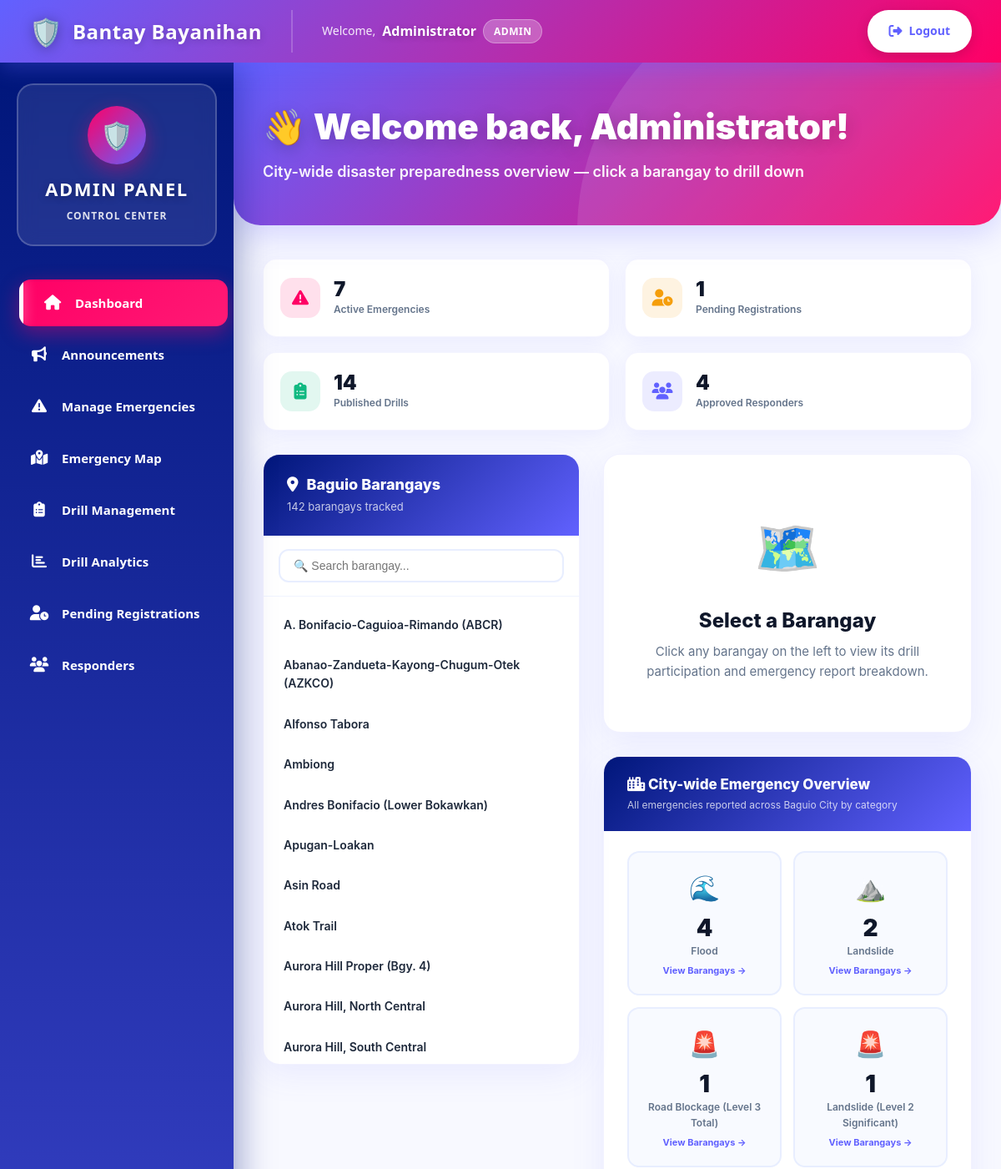
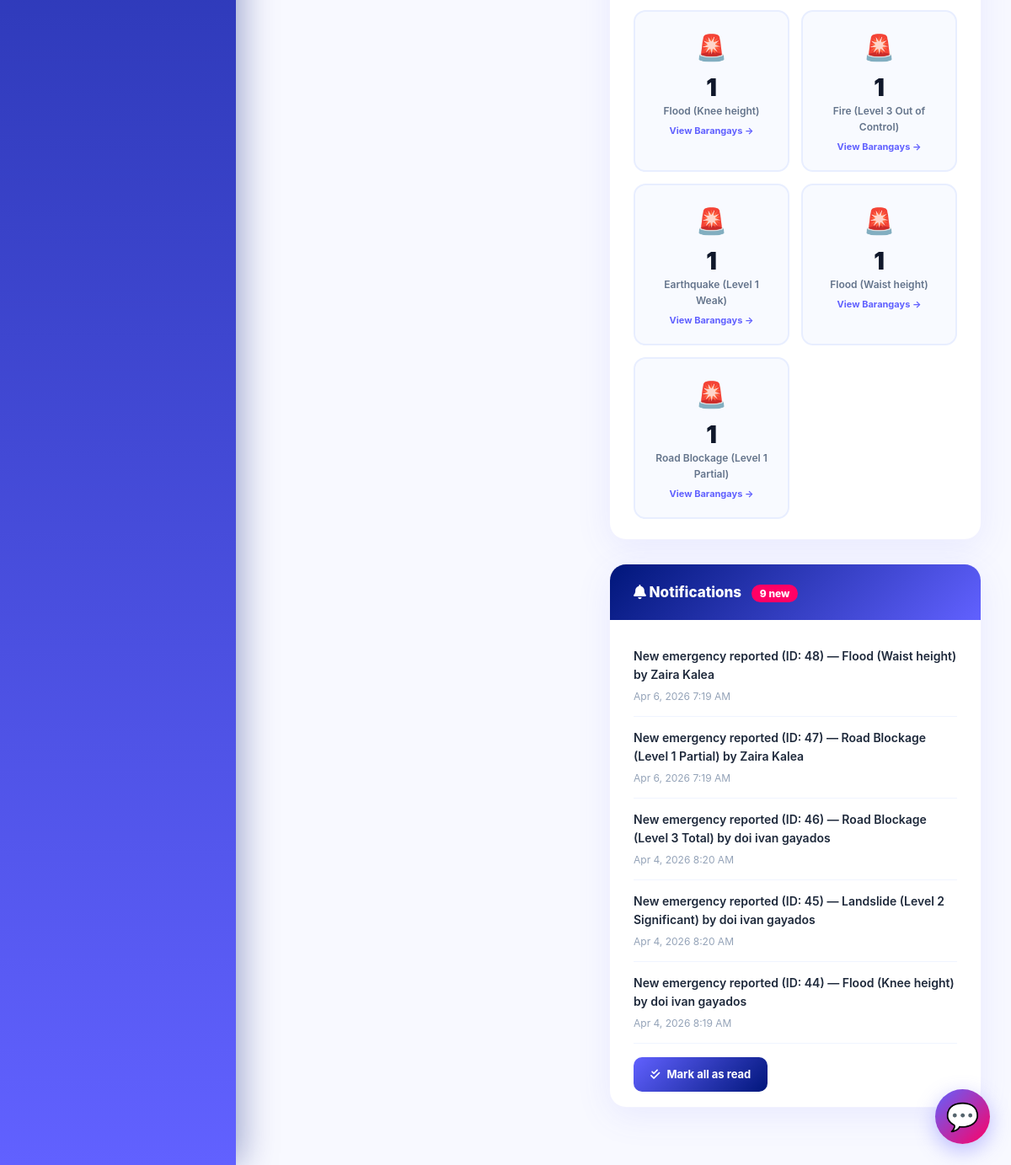
Page /admin/dashboard.php (signed in) on the committed database (2 pictures, top to bottom).
### tables this page shows
CREATE TABLE `barangay_stats` (
  `id` int(11) NOT NULL,
  `barangay` varchar(255) NOT NULL,
  `total_users` int(11) DEFAULT 0,
  `active_users` int(11) DEFAULT 0,
  `total_points` int(11) DEFAULT 0,
  `avg_quiz_score` decimal(5,2) DEFAULT 0.00,
  `drill_participation_rate` decimal(5,2) DEFAULT 0.00,
  `preparedness_score` decimal(5,2) DEFAULT 0.00,
  `rank_position` int(11) DEFAULT NULL,
  `last_updated` timestamp NOT NULL DEFAULT current_timestamp() ON UPDATE current_timestamp()
);

CREATE TABLE `notifications` (
  `id` int(11) NOT NULL,
  `user_id` int(11) NOT NULL,
  `message` text NOT NULL,
  `url` varchar(255) DEFAULT NULL,
  `is_read` tinyint(1) NOT NULL DEFAULT 0,
  `created_at` timestamp NOT NULL DEFAULT current_timestamp()
);

### admin/dashboard.php (the view, shortened to what this page needs)
<?php
require '../db_connect.php';
include '../includes/header.php';
$activeEmergencies = $pdo->query("SELECT COUNT(*) FROM emergencies WHERE status IN ('pending','responding')")->fetchColumn();
$approvedResponders = $pdo->query("SELECT COUNT(*) FROM users WHERE role='responder' AND is_approved=1")->fetchColumn();
$pendingRegs = $pdo->query("SELECT COUNT(*) FROM users WHERE is_approved=0")->fetchColumn();
$totalDrills = $pdo->query("SELECT COUNT(*) FROM drills WHERE status='published'")->fetchColumn();
$barangayQuery = $pdo->query("
    SELECT
        bs.barangay,
        bs.id,
        -- Drill participants from this barangay across all drills
        (SELECT COUNT(*) FROM drill_participants dp WHERE dp.barangay = bs.barangay) AS total_drill_participants,
        -- Count of distinct drills this barangay has participated in
        (SELECT COUNT(DISTINCT dp2.drill_id) FROM drill_participants dp2 WHERE dp2.barangay = bs.barangay) AS drills_joined,
        -- Emergency counts by extracting barangay from address field (approximate)
        bs.drill_participation_rate,
        bs.preparedness_score,
        bs.rank_position
    FROM barangay_stats bs
    ORDER BY bs.barangay ASC
");
$barangays = $barangayQuery->fetchAll();
$emergencyTypes = $pdo->query("
    SELECT type, COUNT(*) as count
    FROM emergencies
    GROUP BY type
    ORDER BY count DESC
")->fetchAll();
$notifStmt = $pdo->prepare('SELECT * FROM notifications WHERE user_id = ? ORDER BY created_at DESC LIMIT 5');
$notifStmt->execute([$_SESSION['user_id']]);
$notes = $notifStmt->fetchAll();
$unreadStmt = $pdo->prepare('SELECT COUNT(*) FROM notifications WHERE user_id = ? AND is_read = 0');
$unreadStmt->execute([$_SESSION['user_id']]);
$unread = $unreadStmt->fetchColumn();
$selectedBarangay = $_GET['barangay'] ?? null;
function emergencyIcon($type) {
    $map = [
        'Landslide' => '⛰️',
        'Fire'      => '🔥',
        'Flood'     => '🌊',
        'Earthquake'=> '🏚️',
        'Medical'   => '🚑',
        'Other'     => '⚠️',
    ];
    return $map[$type] ?? '🚨';
}
?>
<!DOCTYPE html>
<html lang="en">
<head>
    <link rel="stylesheet" href="https://cdnjs.cloudflare.com/ajax/libs/font-awesome/6.5.0/css/all.min.css">
    <link rel="stylesheet" href="../assets/css/design-system.css">
</head>
<body>
<?php include 'sidebar.php'; ?>
<div class="main-content">
    <div class="page-header">
        <div class="page-header-content">
            <h1>👋 Welcome back, <?= htmlspecialchars($_SESSION['name']) ?>!</h1>
            <p>City-wide disaster preparedness overview — click a barangay to drill down</p>
        </div>
    </div>
    <div class="stats-row">
        <a href="manage-emergencies.php" class="stat-mini" style="text-decoration:none; color:inherit;">
            <div class="icon red"><i class="fas fa-exclamation-triangle"></i></div>
            <div class="info">
                <h3><?= $activeEmergencies ?></h3>
                <p>Active Emergencies</p>
            </div>
        </a>
        <a href="pending-registrations.php" class="stat-mini" style="text-decoration:none; color:inherit;">
            <div class="icon orange"><i class="fas fa-user-clock"></i></div>
            <div class="info">
                <h3><?= $pendingRegs ?></h3>
                <p>Pending Registrations</p>
            </div>
        </a>
        <a href="drill-management.php" class="stat-mini" style="text-decoration:none; color:inherit;">
            <div class="icon green"><i class="fas fa-clipboard-list"></i></div>
            <div class="info">
                <h3><?= $totalDrills ?></h3>
                <p>Published Drills</p>
            </div>
        </a>
        <a href="responder.php" class="stat-mini" style="text-decoration:none; color:inherit;">
            <div class="icon blue"><i class="fas fa-users"></i></div>
            <div class="info">
                <h3><?= $approvedResponders ?></h3>
                <p>Approved Responders</p>
            </div>
        </a>
    </div>
    <div class="dashboard-body">
        <div class="brgy-panel">
            <div class="brgy-panel-header">
                <h2><i class="fas fa-map-marker-alt"></i> Baguio Barangays</h2>
                <p><?= count($barangays) ?> barangays tracked</p>
            </div>
            <div class="brgy-search">
                <input type="text" id="brgySearch" placeholder="🔍 Search barangay..." oninput="filterBarangays(this.value)">
            </div>
            <ul class="brgy-list" id="brgyList">
                <?php foreach($barangays as $b):
                    $isActive = ($selectedBarangay === $b['barangay']);
                ?>
                <li class="brgy-item">
                    <a href="?barangay=<?= urlencode($b['barangay']) ?>"
                       class="<?= $isActive ? 'active' : '' ?>"
                       title="<?= htmlspecialchars($b['barangay']) ?>">
                        <span><?= htmlspecialchars($b['barangay']) ?></span>
                    </a>
                </li>
                <?php endforeach; ?>
            </ul>
        </div>
        <div class="content-col">
            <?php if($selectedBarangay): ?>
            <div class="detail-panel">
                <div class="detail-header">
                    <div>
                        <h2>📍 <?= htmlspecialchars($selectedBarangay) ?></h2>
                        <p>Drill participation & emergency reports breakdown</p>
                    </div>
                    <div class="header-stat">
                        <div class="num"><?= $brgyTotalParticipants ?></div>
                        <div class="lbl">Total Drill<br>Participants</div>
                    </div>
                </div>
                <div class="detail-body">
                    <div class="section-card" style="grid-column: 1 / -1;">
                        <h4><i class="fas fa-clipboard-list"></i> Drill Participation History</h4>
                        <?php if(count($brgyDrills) > 0): ?>
                        <table class="drill-table">
                            <thead>
                                <tr>
                                    <th>Drill Name</th>
                                    <th>Date</th>
                                    <th>Location</th>
                                    <th>Participants from Barangay</th>
                                </tr>
                            </thead>
                            <tbody>
                                <?php foreach($brgyDrills as $drill): ?>
                                <tr>
                                    <td><strong><?= htmlspecialchars($drill['title']) ?></strong></td>
                                    <td><?= $drill['drill_date'] ? date('M j, Y', strtotime($drill['drill_date'])) : '<span style="color:#94a3b8">TBD</span>' ?></td>
                                    <td><?= htmlspecialchars($drill['drill_place'] ?: '—') ?></td>
                                    <td>
                                        <span class="participant-pill">
                                            <i class="fas fa-user"></i>
                                            <?= $drill['participant_count'] ?>
                                        </span>
                                    </td>
                                </tr>
                                <?php endforeach; ?>
                            </tbody>
                        </table>
                        <?php else: ?>
                        <div class="empty-box">
                            <i class="fas fa-clipboard-check"></i>
                            <p>No drill participation data for this barangay yet.</p>
                        </div>
                        <?php endif; ?>
                    </div>
                    <div class="section-card" style="grid-column: 1 / -1;">
                        <h4><i class="fas fa-exclamation-triangle"></i> Emergencies Reported by Category</h4>
                        <?php if(count($brgyEmergencies) > 0):
                            $maxCount = max(array_column($brgyEmergencies, 'cnt'));
                        ?>
                        <ul class="em-list">
                            <?php foreach($brgyEmergencies as $em): ?>
                            <li>
                                <div class="em-type">
                                    <div class="em-icon"><?= emergencyIcon($em['type']) ?></div>
                                    <?= htmlspecialchars($em['type']) ?>
                                </div>
                                <div class="em-bar-wrap">
                                    <div class="em-bar" style="width: <?= $maxCount > 0 ? round(($em['cnt'] / $maxCount) * 100) : 0 ?>%"></div>
                                </div>
                                <span class="em-count"><?= $em['cnt'] ?></span>
                            </li>
                            <?php endforeach; ?>
                        </ul>
                        <?php else: ?>
                        <div class="empty-box">
                            <i class="fas fa-check-circle"></i>
                            <p>No emergencies recorded for this barangay.</p>
                        </div>
                        <?php endif; ?>
                    </div>
                </div>
            </div>
            <?php else: ?>
            <div class="welcome-state">
                <div class="big-icon">🗺️</div>
                <h2>Select a Barangay</h2>
                <p>Click any barangay on the left to view its drill participation and emergency report breakdown.</p>
            </div>
            <?php endif; ?>
            <div class="citywide-card">
                <div class="citywide-header">
                    <div>
                        <h3><i class="fas fa-city"></i> City-wide Emergency Overview</h3>
                        <p>All emergencies reported across Baguio City by category</p>
                    </div>
                </div>
                <div class="citywide-body">
                    <?php if(count($emergencyTypes) > 0): ?>
                    <div class="em-type-grid">
                        <?php foreach($emergencyTypes as $et): ?>
                        <div class="em-type-card" onclick="showBarangayModal('<?= htmlspecialchars($et['type'], ENT_QUOTES) ?>')" style="cursor:pointer;" title="Click to see barangay breakdown">
                            <div class="tc-icon"><?= emergencyIcon($et['type']) ?></div>
                            <div class="tc-count"><?= $et['count'] ?></div>
                            <div class="tc-label"><?= htmlspecialchars($et['type']) ?></div>
                            <div style="font-size:11px;color:#6161ff;margin-top:6px;font-weight:700;">View Barangays →</div>
                        </div>
                        <?php endforeach; ?>
                    </div>
                    <?php endif; ?>
                </div>
            </div>
            <div class="citywide-card">
                <div class="citywide-header">
                    <div>
                        <h3>
                            <i class="fas fa-bell"></i> Notifications
                            <?php if($unread > 0): ?>
                                <span style="background:#ff0065;color:#fff;padding:3px 10px;border-radius:20px;font-size:12px;margin-left:8px;"><?= $unread ?> new</span>
                            <?php endif; ?>
                        </h3>
                    </div>
                </div>
                <div class="citywide-body" style="padding: 18px 28px;">
                    <?php if(count($notes) === 0): ?>
                    <div class="empty-box"><i class="fas fa-inbox"></i><p>No notifications.</p></div>
                    <?php else: ?>
                    <ul style="list-style:none;padding:0;margin:0;">
                        <?php foreach($notes as $n): ?>
                        <li style="padding:14px 0;border-bottom:1px solid #f0f4ff;">
                            <a href="<?= htmlspecialchars($n['url'] ?? '#') ?>" style="color:#1e293b;text-decoration:none;font-weight:600;font-size:14px;">
                                <?= htmlspecialchars($n['message']) ?>
                            </a>
                            <div style="font-size:12px;color:#94a3b8;margin-top:4px;">
                                <?= date('M j, Y g:i A', strtotime($n['created_at'])) ?>
                            </div>
                        </li>
                        <?php endforeach; ?>
                    </ul>
                    <a href="mark_notifications_read.php" style="display:inline-flex;align-items:center;gap:8px;margin-top:16px;padding:10px 20px;background:linear-gradient(135deg,#6161ff,#00167a);color:#fff;text-decoration:none;border-radius:10px;font-weight:700;font-size:13px;">
                        <i class="fas fa-check-double"></i> Mark all as read
                    </a>
                    <?php endif; ?>
                </div>
            </div>
        </div>
    </div>
</div>
</body>
</html>

### assets/css/design-system.css (style rules this page uses)
:root { --pink: #ff0065; --purple: #6161ff; --navy: #00167a; --gradient-primary: linear-gradient(135deg, #6161ff, #ff0065); --gradient-secondary: linear-gradient(135deg, #00167a, #6161ff); --gradient-accent: linear-gradient(135deg, #ff0065, #ff1a75); --white: #ffffff; --gray-50: #f8f9ff; --gray-100: #f0f4ff; --gray-200: #e2e8f0; --gray-300: #cbd5e1; --gray-400: #94a3b8; --gray-500: #64748b; --gray-600: #475569; --gray-700: #334155; --gray-800: #1e293b; --gray-900: #0f172a; --success: #10b981; --warning: #f59e0b; --error: #ef4444; --info: #3b82f6; --shadow-sm: 0 2px 8px rgba(97, 97, 255, 0.08); --shadow-md: 0 8px 25px rgba(97, 97, 255, 0.12); --shadow-lg: 0 15px 50px rgba(0, 22, 122, 0.15); --shadow-xl: 0 25px 80px rgba(0, 22, 122, 0.25); --radius-sm: 8px; --radius-md: 12px; --radius-lg: 16px; --radius-xl: 20px; --radius-2xl: 24px; --radius-full: 50px; --space-xs: 8px; --space-sm: 12px; --space-md: 16px; --space-lg: 24px; --space-xl: 32px; --space-2xl: 48px; }
* { margin: 0; padding: 0; box-sizing: border-box; }
body { font-family: -apple-system, BlinkMacSystemFont, 'Segoe UI', Roboto, 'Helvetica Neue', Arial, sans-serif; background: var(--gray-50); color: var(--gray-700); line-height: 1.6; }
h1, h2, h3, h4, h5, h6 { font-weight: 800; line-height: 1.3; }
.main-content { padding: 40px 35px; }
.page-header { background: var(--gradient-primary); padding: 50px 35px; margin: -40px -35px 40px; border-radius: 0 0 32px 32px; box-shadow: 0 10px 40px rgba(97, 97, 255, 0.25); position: relative; overflow: hidden; }
.page-header::before { content: ''; position: absolute; top: -50%; right: -10%; width: 600px; height: 600px; background: rgba(255, 255, 255, 0.1); border-radius: 50%; animation: float 8s ease-in-out infinite; }
.page-header h1 { color: white; font-size: clamp(28px, 5vw, 42px); font-weight: 900; margin: 0 0 12px 0; text-shadow: 0 4px 20px rgba(0, 0, 0, 0.2); position: relative; z-index: 1; }
.page-header p { color: rgba(255, 255, 255, 0.95); font-size: clamp(14px, 2.5vw, 18px); margin: 0; font-weight: 600; position: relative; z-index: 1; }
@media (min-width: 992px) { .main-content { margin-left: 280px; } }

### includes/header.php (style rules this page uses)
:root { --pink: #ff0065; --purple: #6161ff; --navy: #00167a; --gradient-primary: linear-gradient(135deg, #6161ff, #ff0065); --gradient-secondary: linear-gradient(135deg, #00167a, #6161ff); }

### rows in the picture
barangay_stats: barangay "A. Bonifacio-Caguioa-Rimando (ABCR)"
barangay_stats: barangay "Abanao-Zandueta-Kayong-Chugum-Otek (AZKCO)"
barangay_stats: barangay "Alfonso Tabora"
barangay_stats: barangay "Ambiong"
barangay_stats: barangay "Andres Bonifacio (Lower Bokawkan)"
barangay_stats: barangay "Apugan-Loakan"
barangay_stats: barangay "Asin Road"
barangay_stats: barangay "Atok Trail"
barangay_stats: barangay "Aurora Hill Proper (Bgy. 4)"
barangay_stats: barangay "Aurora Hill, North Central"
barangay_stats: barangay "Aurora Hill, South Central"
notifications: message "New emergency reported (ID: 48) — Flood (Waist height) by Zaira Kalea", created_at "Apr 6, 2026 7:19 AM"
notifications: message "New emergency reported (ID: 47) — Road Blockage (Level 1 Partial) by Zaira Kalea", created_at "Apr 6, 2026 7:19 AM"
notifications: message "New emergency reported (ID: 46) — Road Blockage (Level 3 Total) by doi ivan gayados", created_at "Apr 4, 2026 8:20 AM"
notifications: message "New emergency reported (ID: 45) — Landslide (Level 2 Significant) by doi ivan gayados", created_at "Apr 4, 2026 8:20 AM"
notifications: message "New emergency reported (ID: 44) — Flood (Knee height) by doi ivan gayados", created_at "Apr 4, 2026 8:19 AM"

### other values in the picture
$_SESSION['name'] "Administrator"
$_SESSION['role'] "ADMIN"
$activeEmergencies "7"
$pendingRegs "1"
$totalDrills "14"
$approvedResponders "4"
count($barangays) "142"
emergencyIcon($et['type']) "🌊"
$et['count'] "4"
$et['type'] "Flood"
emergencyIcon($et['type']) "⛰️"
$et['count'] "2"
$et['type'] "Landslide"
emergencyIcon($et['type']) "🚨"
$et['count'] "1"
